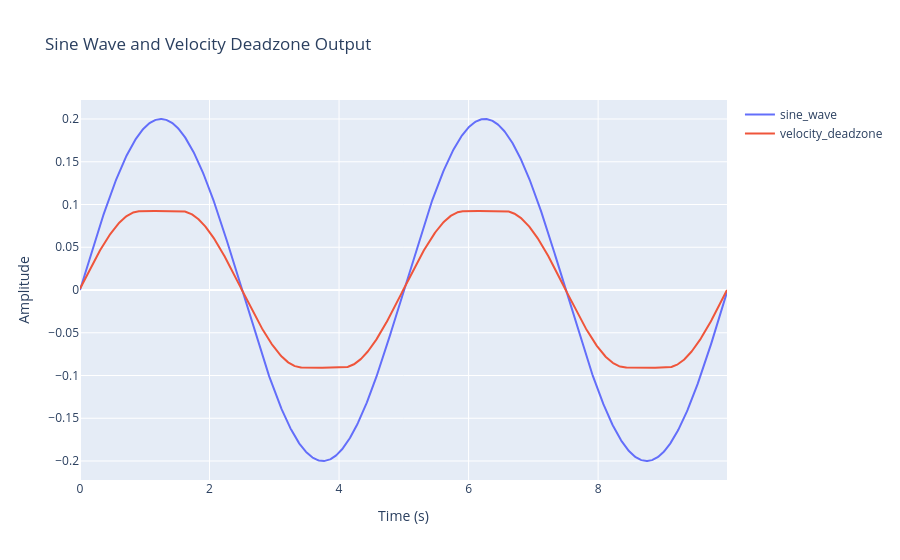

Here is the notebook cell this chart was saved with:
### Code cell
samplingrate_Hz = 100  # Hz
duration = 10        # seconds
t = np.arange(0, duration, 1/samplingrate_Hz)
freq = 0.2           # Hz
amplitude = 0.2
sine_wave = amplitude * np.sin(2 * np.pi * freq * t)

out = RFM25.velocity_deadzone(sine_wave, lamb=0.1, samplingrate_Hz=samplingrate_Hz)

fig = go.Figure()
fig.add_trace(go.Scatter(x=t, y=sine_wave, mode='lines', name='sine_wave'))
fig.add_trace(go.Scatter(x=t, y=out, mode='lines', name='velocity_deadzone'))
fig.update_layout(title='Sine Wave and Velocity Deadzone Output',
                  xaxis_title='Time (s)',
                  yaxis_title='Amplitude')
fig.show()

### Figure 1 — Plotly figure (JSON) as saved in the notebook; plotly's stock layout.template omitted (floating-point values rounded to 4 significant figures; data arrays with more than 128 entries replaced by an {"elided": "..."} marker saying what was removed)
{"data": [{"mode": "lines", "name": "sine_wave", "type": "scatter", "x": {"elided": "1000 float values"}, "y": {"elided": "1000 float values"}}, {"mode": "lines", "name": "velocity_deadzone", "type": "scatter", "x": {"elided": "1000 float values"}, "y": {"elided": "1000 float values"}}], "layout": {"title": {"text": "Sine Wave and Velocity Deadzone Output"}, "xaxis": {"title": {"text": "Time (s)"}}, "yaxis": {"title": {"text": "Amplitude"}}}}
